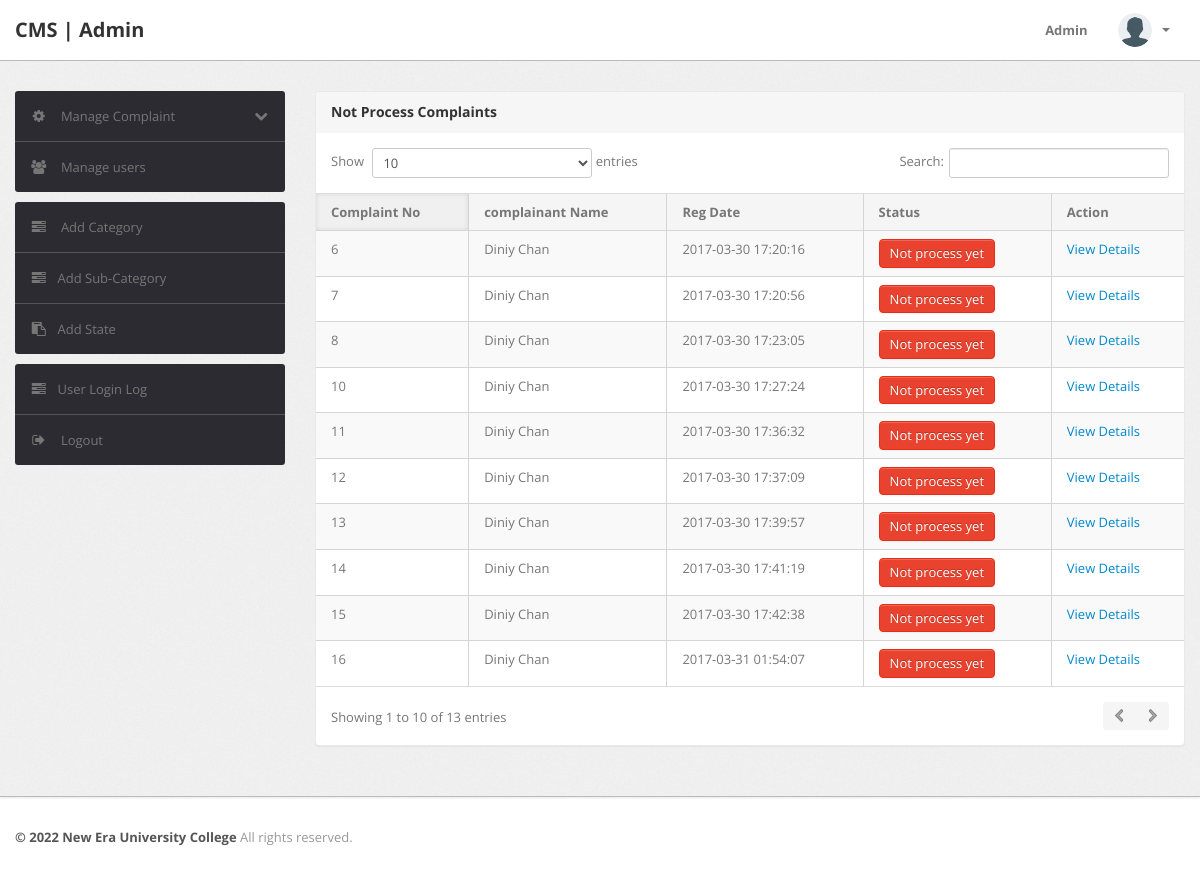
/cms/admin/notprocess-complaint.php (signed in), run on the app's committed database.
### tables this page shows
CREATE TABLE `tblcomplaints` (
  `complaintNumber` int(11) NOT NULL,
  `userId` int(11) DEFAULT NULL,
  `category` int(11) DEFAULT NULL,
  `subcategory` varchar(255) DEFAULT NULL,
  `complaintType` varchar(255) DEFAULT NULL,
  `state` varchar(255) DEFAULT NULL,
  `noc` varchar(255) DEFAULT NULL,
  `complaintDetails` mediumtext DEFAULT NULL,
  `complaintFile` varchar(255) DEFAULT NULL,
  `regDate` timestamp NULL DEFAULT current_timestamp(),
  `status` varchar(50) DEFAULT NULL,
  `lastUpdationDate` timestamp NULL DEFAULT NULL ON UPDATE current_timestamp()
);

CREATE TABLE `users` (
  `id` int(11) NOT NULL,
  `fullName` varchar(255) DEFAULT NULL,
  `userEmail` varchar(255) DEFAULT NULL,
  `password` varchar(255) DEFAULT NULL,
  `contactNo` bigint(11) DEFAULT NULL,
  `address` tinytext DEFAULT NULL,
  `State` varchar(255) DEFAULT NULL,
  `country` varchar(255) DEFAULT NULL,
  `pincode` int(6) DEFAULT NULL,
  `userImage` varchar(255) DEFAULT NULL,
  `regDate` timestamp NOT NULL DEFAULT current_timestamp(),
  `updationDate` timestamp NULL DEFAULT NULL,
  `status` int(1) DEFAULT NULL
);

### cms/admin/notprocess-complaint.php (the view, shortened to what this page needs)
<?php
include('include/config.php');
if(strlen($_SESSION['alogin'])==0)
	{
header('location:index.php');
}
else{
?>
<!DOCTYPE html>
<html lang="en">
<head>
	<link type="text/css" href="bootstrap/css/bootstrap.min.css" rel="stylesheet">
	<link type="text/css" href="bootstrap/css/bootstrap-responsive.min.css" rel="stylesheet">
	<link type="text/css" href="css/theme.css" rel="stylesheet">
	<link type="text/css" href="images/icons/css/font-awesome.css" rel="stylesheet">
</head>
<body>
<?php include('include/header.php');?>
	<div class="wrapper">
		<div class="container">
			<div class="row">
<?php include('include/sidebar.php');?>
			<div class="span9">
					<div class="content">
	<div class="module">
							<div class="module-head">
								<h3>Not Process Complaints</h3>
							</div>
							<div class="module-body table">
								<table cellpadding="0" cellspacing="0" border="0" class="datatable-1 table table-bordered table-striped	 display" >
									<thead>
										<tr>
											<th>Complaint No</th>
											<th> complainant Name</th>
											<th>Reg Date</th>
											<th>Status</th>
											<th>Action</th>
										</tr>
									</thead>
<tbody>
<?php
$query=mysqli_query($con,"select tblcomplaints.*,users.fullName as name from tblcomplaints join users on users.id=tblcomplaints.userId where tblcomplaints.status is null ");
while($row=mysqli_fetch_array($query))
{
?>
										<tr>
											<td><?php echo htmlentities($row['complaintNumber']);?></td>
											<td><?php echo htmlentities($row['name']);?></td>
											<td><?php echo htmlentities($row['regDate']);?></td>
											<td><button type="button" class="btn btn-danger">Not process yet</button></td>
											<td>   <a href="complaint-details.php?cid=<?php echo htmlentities($row['complaintNumber']);?>"> View Details</a>
											</td>
											</tr>
										<?php  } ?>
										</tbody>
								</table>
							</div>
						</div>
					</div>
				</div>
			</div>
		</div>
	</div>
<?php include('include/footer.php');?>
</body>
<?php } ?>

### data on the page
tblcomplaints: complaintNumber "6", userId.fullName "Diniy Chan", regDate "2017-03-30 17:20:16"
tblcomplaints: complaintNumber "7", userId.fullName "Diniy Chan", regDate "2017-03-30 17:20:56"
tblcomplaints: complaintNumber "8", userId.fullName "Diniy Chan", regDate "2017-03-30 17:23:05"
tblcomplaints: complaintNumber "10", userId.fullName "Diniy Chan", regDate "2017-03-30 17:27:24"
tblcomplaints: complaintNumber "11", userId.fullName "Diniy Chan", regDate "2017-03-30 17:36:32"
tblcomplaints: complaintNumber "12", userId.fullName "Diniy Chan", regDate "2017-03-30 17:37:09"
tblcomplaints: complaintNumber "13", userId.fullName "Diniy Chan", regDate "2017-03-30 17:39:57"
tblcomplaints: complaintNumber "14", userId.fullName "Diniy Chan", regDate "2017-03-30 17:41:19"
tblcomplaints: complaintNumber "15", userId.fullName "Diniy Chan", regDate "2017-03-30 17:42:38"
tblcomplaints: complaintNumber "16", userId.fullName "Diniy Chan", regDate "2017-03-31 01:54:07"
